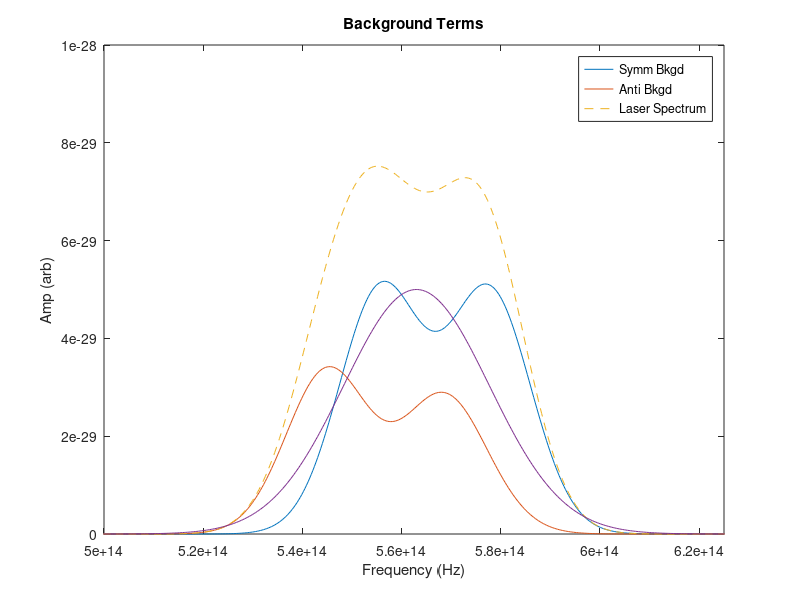
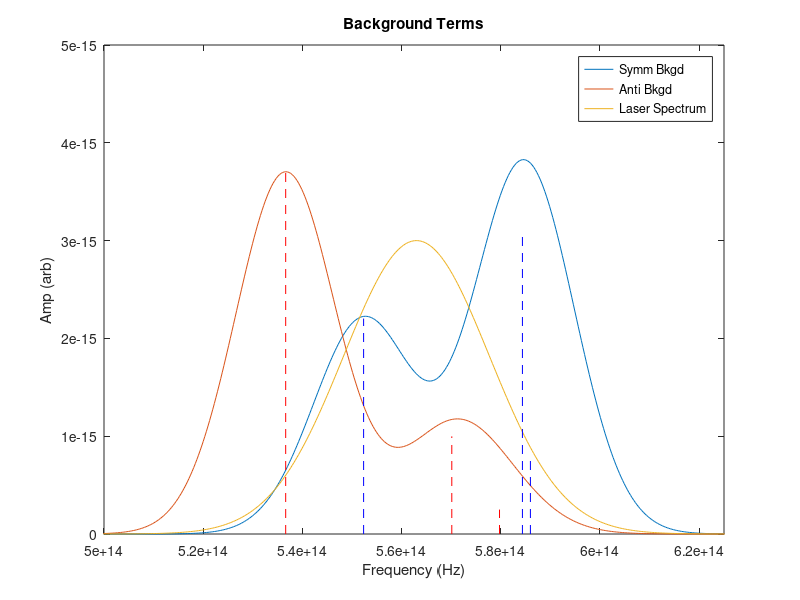

These charts were generated, in order, by the following MATLAB code: (Note: this script raises an error after producing the figures.)
%%
% METHOD 2: start with the spectral dependence, using eqn 1b from Tamimi
% 2020. Simulate the crosspolarized components of the strongly coupled
% dimer as they interact with the rotating broadband field. 

% booleans to control output
showSubplots=0; 
showTotalPlots=1;

% laser spectrum
Ew = @(w,w0,sigma0) (1/(sigma0*sqrt(2*pi)))*exp(-((w-w0).^2)/(2*sigma0^2));

% symmetric states
symm00 = @(w,w00,C00,gamma) C00*(1/(gamma*sqrt(2*pi)))*exp(-((w-w00).^2)/(2*gamma^2)) ; 
symm01a = @(w,w01A,C01A,gamma) C01A*(1/(gamma*sqrt(2*pi)))*exp(-((w-w01A).^2)/(2*gamma^2));
symm01b = @(w,w01B,C01B,gamma) C01B*(1/(gamma*sqrt(2*pi)))*exp(-((w-w01B).^2)/(2*gamma^2));

% antisymmetric states
anti00 = @(w,w00,C00,gamma) C00*(1/(gamma*sqrt(2*pi)))*exp(-((w-w00).^2)/(2*gamma^2));
anti01a = @(w,w01A,C01A,gamma) C01A*(1/(gamma*sqrt(2*pi)))*exp(-((w-w01A).^2)/(2*gamma^2));
anti01b = @(w,w01B,C01B,gamma) C01B*(1/(gamma*sqrt(2*pi)))*exp(-((w-w01B).^2)/(2*gamma^2));

% THESE VALUES REPRESENT A DUPLEX DIMER AT 15DEG C (OBTAINED FROM
% LIN/NONLIN FIT OF THE DATA)
% assign the center frequncies of the lorenztians 
w00a=536.63e12;
w01Aa=570.12e12;
w01Ba=579.74e12;

w00s=552.34e12;
w01As=584.36e12;
w01Bs=585.97e12;

% assign the frequncy widths of the Gaussians (should be in THz)
gammaA=10.07e12;
% gammaAa=10e12;

% assign the peak heights
C00a= 0.0934;
C01Aa= 0.0252;
C01Ba= 0.0063;

C00s= 0.0556;
C01As= 0.0771;
C01Bs= 0.0194;

% this angle will be orientation of the symmetric/anti with respect to the
% vertical axis (V). Given a value of 0 radians will mean the Symm axis is
% lined up perfectly with the vertical polarization component - which in
% this code goes with the cos(deltaAOM/2 -pi/4) term - will need to be
% changed in order to reflect Jones vector formalism... 
phi0symm=0;
phi0anti=0;

% 532nm is the same as 563THz
wLa=563e12;

% wLa=580e12;

% 540 nm is 555e12 Hz
% wLa=555e12;

%  wLa=545e12;

% frequnecies for the reference to use (going to use 560nm = 535Thz) 
% wR=535.34e12;

% 550 nm ref
% wR=545.07e12;

% 532nm ref
% wR=563e12;

% 515nm ref
wR=582.12e12;

% 500nm ref
% wR=599.48e12; 

% 570nm ref
% wR=525.95e12;
% integration time for the lock-in - will use a fairly standard 100ms for
% now
intTime= 100e-3;

% Dephasing constant based on 15deg C duplex dimer measuremtns 
TauDephase=106e-15;

% this is the standard deviation corresponding to a 35nm FWHM (14.7e12 THz)
sigmaL=14.7e12;
% sigmaL=94.7e12;


% sigmaL=24.7e12;

% AO1 and T is going to play the role of the AOM phase, Where AO1 is the
% freq of imparted by the AOM and T is the time within the modulaiton
% cycle. Notably, the t-space for the pulse arrivals and the T-space for
% the AOM cycle are not interdependent at all. This will manifest itself in
% the transform. 
AO1a=1.005e6; 
AO2a=1.0e6;
Ta=0e-4;
Taxis=linspace(0,20e-4,12);

% interpulse delay axis in femtoseconds
t21Axis=linspace(-200e-15,200e-15,201);
% t21Axis=linspace(0e-15,100e-15,12);

% t21Axis=0;
% frequency axis to evaluate the laser and molecular spectra over 
wAxis=linspace(430e12,750e12,1000); % t21Axis=linspace(0,60e-15,5); 

% *****interpulse delay in fs*****
% t21=0e-15;

% symmetric manifold background term (we'll assume along the V axis, so
% assign the cos(A01-AO2) to it - this will need to be altered for other
% configrations of the dimer - might want to implement a proper dot product
% 
% symmBkgd = 2*(cos(((2*pi*(AO1a-AO2a)*Ta)/2) - pi/4)*Ew(wAxis,wLa,sigmaL).*(symm00(wAxis,w00s,C00s,gammaA) + symm01a(wAxis,w01As,C01As,gammaA) + symm01b(wAxis,w01Bs,C01Bs,gammaA))).^2 ;
% symmBkgd =  2*((cos(((2*pi*(AO1a-AO2a)*Ta)/2) - pi/4).*Ew(wAxis,wLa,sigmaL).*symm00(wAxis,w00s,C00s,gammaA)).^2 ...
%             + (cos(((2*pi*(AO1a-AO2a)*Ta)/2) - pi/4).*Ew(wAxis,wLa,sigmaL).*symm01a(wAxis,w01As,C01As,gammaA)).^2 ...
%             + (cos(((2*pi*(AO1a-AO2a)*Ta)/2) - pi/4).*Ew(wAxis,wLa,sigmaL).*symm01b(wAxis,w01Bs,C01Bs,gammaA)).^2) ;
%         
% antiBkgd =  2*((-sin(((2*pi*(AO1a-AO2a)*Ta)/2) - pi/4).*Ew(wAxis,wLa,sigmaL).*anti00(wAxis,w00a,C00a,gammaA)).^2 ...
%             + (-sin(((2*pi*(AO1a-AO2a)*Ta)/2) - pi/4).*Ew(wAxis,wLa,sigmaL).*anti01a(wAxis,w01Aa,C01Aa,gammaA)).^2 ...
%             + (-sin(((2*pi*(AO1a-AO2a)*Ta)/2) - pi/4).*Ew(wAxis,wLa,sigmaL).*anti01b(wAxis,w01Ba,C01Ba,gammaA)).^2) ;

% background signals for demodulation - with the added terms to capture
% equations 3b/a in Tamimi 2020
% symmBkgdDemodX = @(w,tAOM) 2.*cos(2*pi*(AO1a-AO2a)*tAOM - wR*t21).*exp(-tAOM/intTime).*(2/intTime).* (cos(((2*pi*(AO1a-AO2a)*tAOM)/2) - pi/4).*Ew(w,wLa,sigmaL).*(symm00(w,w00s,C00s,gammaA) + symm01a(w,w01As,C01As,gammaA) + symm01b(w,w01Bs,C01Bs,gammaA))).^2 ;
% antiBkgdDemodX =  @(w,tAOM) 2.*cos(2*pi*(AO1a-AO2a)*tAOM - wR*t21).*exp(-tAOM/intTime).*(2/intTime).* (-sin(((2*pi*(AO1a-AO2a)*tAOM)/2) - pi/4).*Ew(w,wLa,sigmaL).*(anti00(w,w00a,C00a,gammaA) + anti01a(w,w01Aa,C01Aa,gammaA) + anti01b(w,w01Ba,C01Ba,gammaA))).^2 ;

% symmBkgdDemodX = @(w,tAOM) 2.*cos(2*pi*(AO1a-AO2a)*tAOM - wR*t21).*exp(-tAOM/intTime).*(2/intTime).* ...
%             ((cos(((2*pi*(AO1a-AO2a)*tAOM)/2) - pi/4).*Ew(w,wLa,sigmaL).*symm00(w,w00s,C00s,gammaA)).^2 ...
%             + (cos(((2*pi*(AO1a-AO2a)*tAOM)/2) - pi/4).*Ew(w,wLa,sigmaL).*symm01a(w,w01As,C01As,gammaA)).^2 ...
%             + (cos(((2*pi*(AO1a-AO2a)*tAOM)/2) - pi/4).*Ew(w,wLa,sigmaL).*symm01b(w,w01Bs,C01Bs,gammaA)).^2) ;
%         
% antiBkgdDemodX =  @(w,tAOM) 2.*cos(2*pi*(AO1a-AO2a)*tAOM - wR*t21).*exp(-tAOM/intTime).*(2/intTime).* ...
%              ((-sin(((2*pi*(AO1a-AO2a)*tAOM)/2) - pi/4).*Ew(w,wLa,sigmaL).*anti00(w,w00a,C00a,gammaA)).^2 ...
%             + (-sin(((2*pi*(AO1a-AO2a)*tAOM)/2) - pi/4).*Ew(w,wLa,sigmaL).*anti01a(w,w01Aa,C01Aa,gammaA)).^2 ...
%             + (-sin(((2*pi*(AO1a-AO2a)*tAOM)/2) - pi/4).*Ew(w,wLa,sigmaL).*anti01b(w,w01Ba,C01Ba,gammaA)).^2) ;
%         
% symmBkgdDemodY = @(w,tAOM) -2.*sin(2*pi*(AO1a-AO2a)*tAOM - wR*t21).*exp(-tAOM/intTime).*(2/intTime).* ...
%             ((cos(((2*pi*(AO1a-AO2a)*tAOM)/2) - pi/4).*Ew(w,wLa,sigmaL).*symm00(w,w00s,C00s,gammaA)).^2 ...
%             + (cos(((2*pi*(AO1a-AO2a)*tAOM)/2) - pi/4).*Ew(w,wLa,sigmaL).*symm01a(w,w01As,C01As,gammaA)).^2 ...
%             + (cos(((2*pi*(AO1a-AO2a)*tAOM)/2) - pi/4).*Ew(w,wLa,sigmaL).*symm01b(w,w01Bs,C01Bs,gammaA)).^2) ;
%         
% antiBkgdDemodY =  @(w,tAOM) -2.*sin(2*pi*(AO1a-AO2a)*tAOM - wR*t21).*exp(-tAOM/intTime).*(2/intTime).* ...
%              ((-sin(((2*pi*(AO1a-AO2a)*tAOM)/2) - pi/4).*Ew(w,wLa,sigmaL).*anti00(w,w00a,C00a,gammaA)).^2 ...
%             + (-sin(((2*pi*(AO1a-AO2a)*tAOM)/2) - pi/4).*Ew(w,wLa,sigmaL).*anti01a(w,w01Aa,C01Aa,gammaA)).^2 ...
%             + (-sin(((2*pi*(AO1a-AO2a)*tAOM)/2) - pi/4).*Ew(w,wLa,sigmaL).*anti01b(w,w01Ba,C01Ba,gammaA)).^2) ;

% symmBkgdDemodY = @(w,tAOM) -2.*sin(2*pi*(AO1a-AO2a)*tAOM - wR*t21).*exp(-tAOM/intTime).*(2/intTime).* (cos(((2*pi*(AO1a-AO2a)*tAOM)/2) - pi/4).*Ew(w,wLa,sigmaL).*(symm00(w,w00s,C00s,gammaA) + symm01a(w,w01As,C01As,gammaA) + symm01b(w,w01Bs,C01Bs,gammaA))).^2 ;
% antiBkgdDemodY =  @(w,tAOM) -2.*sin(2*pi*(AO1a-AO2a)*tAOM - wR*t21).*exp(-tAOM/intTime).*(2/intTime).* (-sin(((2*pi*(AO1a-AO2a)*tAOM)/2) - pi/4).*Ew(w,wLa,sigmaL).*(anti00(w,w00a,C00a,gammaA) + anti01a(w,w01Aa,C01Aa,gammaA) + anti01b(w,w01Ba,C01Ba,gammaA))).^2 ;

figure(1)
plot(wAxis,Ew(wAxis,wLa,sigmaL).*(symm00(wAxis,w00s,C00s,gammaA) + symm01a(wAxis,w01As,C01As,gammaA) + symm01b(wAxis,w01Bs,C01Bs,gammaA)))
hold on
plot(wAxis,Ew(wAxis,wLa,sigmaL).*(anti00(wAxis,w00a,C00a,gammaA) + anti01a(wAxis,w01Aa,C01Aa,gammaA) + anti01b(wAxis,w01Ba,C01Ba,gammaA)))
plot(wAxis,Ew(wAxis,wLa,sigmaL).*(anti00(wAxis,w00a,C00a,gammaA) + anti01a(wAxis,w01Aa,C01Aa,gammaA) + anti01b(wAxis,w01Ba,C01Ba,gammaA) +...
    symm00(wAxis,w00s,C00s,gammaA) + symm01a(wAxis,w01As,C01As,gammaA) + symm01b(wAxis,w01Bs,C01Bs,gammaA)),'--');
plot(wAxis,10e-29*Ew(wAxis,wLa,sigmaL)./(2*max(Ew(wAxis,wLa,sigmaL))));
title('Background Terms');
xlabel('Frequency (Hz)'); 
xlim([500e12,625e12]); 
ylabel('Amp (arb)');
legend('Symm Bkgd','Anti Bkgd','Laser Spectrum'); 
hold off

figure(5)
plot(wAxis,(symm00(wAxis,w00s,C00s,gammaA) + symm01a(wAxis,w01As,C01As,gammaA) + symm01b(wAxis,w01Bs,C01Bs,gammaA)))
hold on
plot(wAxis,(anti00(wAxis,w00a,C00a,gammaA) + anti01a(wAxis,w01Aa,C01Aa,gammaA) + anti01b(wAxis,w01Ba,C01Ba,gammaA)))
plot(wAxis,6e-15*Ew(wAxis,wLa,sigmaL)./(2*max(Ew(wAxis,wLa,sigmaL))));
plot([w00s w00s],[0 max(symm00(wAxis,w00s,C00s,gammaA))],'--b', ...
    [w01As w01As],[0 max(symm01a(wAxis,w01As,C01As,gammaA))],'--b', ...
    [w01Bs w01Bs],[0 max(symm01b(wAxis,w01Bs,C01Bs,gammaA))], '--b',...
    [w00a w00a],[0 max(anti00(wAxis,w00a,C00a,gammaA))],'--r', ... 
    [w01Aa w01Aa],[0 max(anti01a(wAxis,w01Aa,C01Aa,gammaA))],'--r', ... 
    [w01Ba w01Ba],[0 max(anti01b(wAxis,w01Ba,C01Ba,gammaA))],'--r'); 
title('Background Terms');
xlabel('Frequency (Hz)'); 
xlim([500e12,625e12]); 
ylabel('Amp (arb)');
legend('Symm Bkgd','Anti Bkgd','Laser Spectrum'); 
hold off

% symmetric and antisymmetric modulated terms 
% symmMod = 2*exp(-t21/TauDephase)*(cos(((2*pi*(AO1a-AO2a)*Ta)/2) - pi/4)*Ew(wAxis,wLa,sigmaL).* ...
%    (symm00(wAxis,w00s,C00s,gammaA)*cos(2*pi*(AO1a-AO2a)*Ta - t21*w00s) + ...
%     symm01a(wAxis,w01As,C01As,gammaA)*cos(2*pi*(AO1a-AO2a)*Ta - t21*w01As) + ...
%     symm01b(wAxis,w01Bs,C01Bs,gammaA)*cos(2*pi*(AO1a-AO2a)*Ta - t21*w01Bs))).^2 ;
% 
% symmMod = 2*exp(-t21/TauDephase).*( ...
%    (cos(((2*pi*(AO1a-AO2a)*Ta)/2) - pi/4).*Ew(wAxis,wLa,sigmaL).*symm00(wAxis,w00s,C00s,gammaA)).^2 .* cos(2*pi*(AO1a-AO2a)*Ta - t21*w00s) + ...
%     (cos(((2*pi*(AO1a-AO2a)*Ta)/2) - pi/4).*Ew(wAxis,wLa,sigmaL).*symm01a(wAxis,w01As,C01As,gammaA)).^2 .* cos(2*pi*(AO1a-AO2a)*Ta - t21*w01As) + ...
%     (cos(((2*pi*(AO1a-AO2a)*Ta)/2) - pi/4).*Ew(wAxis,wLa,sigmaL).*symm01b(wAxis,w01Bs,C01Bs,gammaA)).^2 .* cos(2*pi*(AO1a-AO2a)*Ta - t21*w01Bs) ) ;


% antiMod = 2*exp(-t21/TauDephase)*(-sin(((2*pi*(AO1a-AO2a)*Ta)/2) - pi/4)*Ew(wAxis,wLa,sigmaL).* ...
%     (anti00(wAxis,w00a,C00a,gammaA)*cos(2*pi*(AO1a-AO2a)*Ta - t21*w00a) + ...
%     anti01a(wAxis,w01Aa,C01Aa,gammaA)*cos(2*pi*(AO1a-AO2a)*Ta - t21*w01Aa) + ...
%     anti01b(wAxis,w01Ba,C01Ba,gammaA)*cos(2*pi*(AO1a-AO2a)*Ta - t21*w01Ba))).^2 ;

% antiMod = 2*exp(-t21/TauDephase).*( ...
%    (-sin(((2*pi*(AO1a-AO2a)*Ta)/2) - pi/4).*Ew(wAxis,wLa,sigmaL).*anti00(wAxis,w00a,C00a,gammaA)).^2 * cos(2*pi*(AO1a-AO2a)*Ta - t21*w00a) + ...
%     (-sin(((2*pi*(AO1a-AO2a)*Ta)/2) - pi/4).*Ew(wAxis,wLa,sigmaL).*anti01a(wAxis,w01Aa,C01Aa,gammaA)).^2 * cos(2*pi*(AO1a-AO2a)*Ta - t21*w01Aa) + ...
%     (-sin(((2*pi*(AO1a-AO2a)*Ta)/2) - pi/4).*Ew(wAxis,wLa,sigmaL).*anti01b(wAxis,w01Ba,C01Ba,gammaA)).^2 * cos(2*pi*(AO1a-AO2a)*Ta - t21*w01Ba)) ;

% same terms as above, but configured for integration to get the
% demodulated signals below 
% symmetric and antisymmetric modulated terms 

% testFunc= @(w,tAOM) C00s*(1/(gammaA*sqrt(2*pi)))*exp(-((w-w00s).^2)/(2*gammaA^2)).*(cos(2*pi*(AO1a-AO2a)*tAOM - t21*w00s)).*exp(-tAOM/intTime); 
% testFunc2= @(w) C00s*(1/(gammaA*sqrt(2*pi)))*exp(-((w-w00s).^2)/(2*gammaA^2)); 
% 
% symmModX = @(w,tAOM) 2.*exp(-t21/TauDephase).*cos(2*pi*(AO1a-AO2a)*tAOM - wR*t21).*exp(-tAOM/intTime).*(2/intTime).* ...
%     (cos(((2*pi*(AO1a-AO2a)*tAOM)/2) - pi/4).*Ew(w,wLa,sigmaL).* ...
%    (symm00(w,w00s,C00s,gammaA).*cos(2*pi*(AO1a-AO2a)*tAOM - t21*w00s) + ...
%     symm01a(w,w01As,C01As,gammaA).*cos(2*pi*(AO1a-AO2a)*tAOM - t21*w01As) + ...
%     symm01b(w,w01Bs,C01Bs,gammaA).*cos(2*pi*(AO1a-AO2a)*tAOM - t21*w01Bs))).^2 ;

% symmModX = @(w,tAOM) 2.*exp(-abs(t21)/TauDephase).*cos(2*pi*(AO1a-AO2a)*tAOM - wR*t21).*exp(-tAOM/intTime).*(2/intTime).*( ...
%     (cos(((2*pi*(AO1a-AO2a)*tAOM)/2) - pi/4).*Ew(w,wLa,sigmaL).*symm00(w,w00s,C00s,gammaA)).^2 .* cos(2*pi*(AO1a-AO2a)*tAOM - t21*w00s) + ...
%     (cos(((2*pi*(AO1a-AO2a)*tAOM)/2) - pi/4).*Ew(w,wLa,sigmaL).*symm01a(w,w01As,C01As,gammaA)).^2 .* cos(2*pi*(AO1a-AO2a)*tAOM - t21*w01As) + ...
%     (cos(((2*pi*(AO1a-AO2a)*tAOM)/2) - pi/4).*Ew(w,wLa,sigmaL).*symm01b(w,w01Bs,C01Bs,gammaA)).^2 .* cos(2*pi*(AO1a-AO2a)*tAOM - t21*w01Bs) ) ;
% 
% antiModX = @(w,tAOM) 2.*exp(-abs(t21)/TauDephase).*cos(2*pi*(AO1a-AO2a)*tAOM - wR*t21).*exp(-tAOM/intTime).*(2/intTime).*( ...
%     (-sin(((2*pi*(AO1a-AO2a)*tAOM)/2) - pi/4).*Ew(w,wLa,sigmaL).*anti00(w,w00a,C00a,gammaA)).^2 .* cos(2*pi*(AO1a-AO2a)*tAOM - t21*w00a) + ...
%     (-sin(((2*pi*(AO1a-AO2a)*tAOM)/2) - pi/4).*Ew(w,wLa,sigmaL).*anti01a(w,w01Aa,C01Aa,gammaA)).^2 .* cos(2*pi*(AO1a-AO2a)*tAOM - t21*w01Aa) + ...
%     (-sin(((2*pi*(AO1a-AO2a)*tAOM)/2) - pi/4).*Ew(w,wLa,sigmaL).*anti01b(w,w01Ba,C01Ba,gammaA)).^2 .* cos(2*pi*(AO1a-AO2a)*tAOM - t21*w01Ba) ) ;

% same but for the Yquad (note the minus out front to handle this case)
% symmModY = @(w,tAOM) -2.*exp(-t21/TauDephase).*sin(2*pi*(AO1a-AO2a)*tAOM - wR*t21).*exp(-tAOM/intTime).*(2/intTime).* ...
%     (cos(((2*pi*(AO1a-AO2a)*tAOM)/2) - pi/4).*Ew(w,wLa,sigmaL).* ...
%    (symm00(w,w00s,C00s,gammaA).*cos(2*pi*(AO1a-AO2a)*tAOM - t21*w00s) + ...
%     symm01a(w,w01As,C01As,gammaA).*cos(2*pi*(AO1a-AO2a)*tAOM - t21*w01As) + ...
%     symm01b(w,w01Bs,C01Bs,gammaA).*cos(2*pi*(AO1a-AO2a)*tAOM - t21*w01Bs))).^2 ;
% 
% antiModY = @(w,tAOM) -2.*exp(-t21/TauDephase).*sin(2*pi*(AO1a-AO2a)*tAOM - wR*t21).*exp(-tAOM/intTime).*(2/intTime).* ...
%     (-sin(((2*pi*(AO1a-AO2a)*tAOM)/2) - pi/4).*Ew(w,wLa,sigmaL).* ...
%     (anti00(w,w00a,C00a,gammaA).*cos(2*pi*(AO1a-AO2a)*tAOM - t21*w00a) + ...
%     anti01a(w,w01Aa,C01Aa,gammaA).*cos(2*pi*(AO1a-AO2a)*tAOM - t21*w01Aa) + ...
%     anti01b(w,w01Ba,C01Ba,gammaA).*cos(2*pi*(AO1a-AO2a)*tAOM - t21*w01Ba))).^2 ;


% symmModY = @(w,tAOM) -2.*exp(-abs(t21)/TauDephase).*sin(2*pi*(AO1a-AO2a)*tAOM - wR*t21).*exp(-tAOM/intTime).*(2/intTime).*( ...
%     (cos(((2*pi*(AO1a-AO2a)*tAOM)/2) - pi/4).*Ew(w,wLa,sigmaL).*symm00(w,w00s,C00s,gammaA)).^2 .* cos(2*pi*(AO1a-AO2a)*tAOM - t21*w00s) + ...
%     (cos(((2*pi*(AO1a-AO2a)*tAOM)/2) - pi/4).*Ew(w,wLa,sigmaL).*symm01a(w,w01As,C01As,gammaA)).^2 .* cos(2*pi*(AO1a-AO2a)*tAOM - t21*w01As) + ...
%     (cos(((2*pi*(AO1a-AO2a)*tAOM)/2) - pi/4).*Ew(w,wLa,sigmaL).*symm01b(w,w01Bs,C01Bs,gammaA)).^2 .* cos(2*pi*(AO1a-AO2a)*tAOM - t21*w01Bs) ) ;
% 
% antiModY = @(w,tAOM) -2.*exp(-abs(t21)/TauDephase).*sin(2*pi*(AO1a-AO2a)*tAOM - wR*t21).*exp(-tAOM/intTime).*(2/intTime).*( ...
%     (-sin(((2*pi*(AO1a-AO2a)*tAOM)/2) - pi/4).*Ew(w,wLa,sigmaL).*anti00(w,w00a,C00a,gammaA)).^2 .* cos(2*pi*(AO1a-AO2a)*tAOM - t21*w00a) + ...
%     (-sin(((2*pi*(AO1a-AO2a)*tAOM)/2) - pi/4).*Ew(w,wLa,sigmaL).*anti01a(w,w01Aa,C01Aa,gammaA)).^2 .* cos(2*pi*(AO1a-AO2a)*tAOM - t21*w01Aa) + ...
%     (-sin(((2*pi*(AO1a-AO2a)*tAOM)/2) - pi/4).*Ew(w,wLa,sigmaL).*anti01b(w,w01Ba,C01Ba,gammaA)).^2 .* cos(2*pi*(AO1a-AO2a)*tAOM - t21*w01Ba) ) ;

% quick test of the integration for the demod signals
% LESSON LEARNED FROM THESE INTEGRALS - IF THE BOUNDS ON THE FREQUNCY AXIS
% ARE ALLOWED TO GO 0 -> INF THERE IS ZERO AREA RETURNED (DOESNT MAKE
% SENSE) - WHEN THE BOUNDS ARE RESTRICTED TO A VERY WIDE RANGE ENCOMPASSING
% THE LASER BANDWIDTH THE VALUE IS NONZERO

% two dimensional integrals to sum up frequncy (over the lasers
% bandwidth-plus some) and then integrate over the clock time of the AOMs
% (same as equation 3a/b of Tamimi 2020)
% symmInfX = (integral2(symmModX,100e12,1000e12,0,inf));
% antiInfX = (integral2(antiModX,100e12,1000e12,0,inf));
% 
% symmBkgdX = (integral2(symmBkgdDemodX,100e12,1000e12,0,inf));
% antiBkgdX = (integral2(antiBkgdDemodX,100e12,1000e12,0,inf));

% testX = (integral2(symmDemodX,0,inf,0,inf,'AbsTol',1e-200,'RelTol',1e-200));
% testOut2=(integral(testFunc2,0,1000e12));

% figure(2)
% plot(wAxis,symmMod./(max(symmMod)))
% hold on
% plot(wAxis,antiMod./(max(antiMod)))
% plot(wAxis,Ew(wAxis,wLa,sigmaL)./(2*max(Ew(wAxis,wLa,sigmaL))));
% title('Modulated Terms');
% xlabel('Frequency (Hz)'); 
% ylabel('Amp (arb)');
% legend('Symm Mod','Anti Mod','Laser Spectrum'); 
% hold off

numPlots=length(t21Axis);
    DimRow= floor(sqrt(numPlots)); 
    DimCol= floor(sqrt(numPlots)); 
    
    if ((DimRow*DimCol)< numPlots)
        DimRow=DimRow+1;
        if(DimRow*DimCol)< numPlots
            DimCol=DimCol+1; 
        end
    end
    
symmInfXquadNRAlt=zeros(1,numel(t21Axis));
symmInfYquadNRAlt=zeros(1,numel(t21Axis));

%  with polz rotation   
symmInfXquad=zeros(1,numel(t21Axis));
antiInfXquad=zeros(1,numel(t21Axis));
symmBkgdXquad=zeros(1,numel(t21Axis));
antiBkgdXquad=zeros(1,numel(t21Axis));

symmInfYquad=zeros(1,numel(t21Axis));
antiInfYquad=zeros(1,numel(t21Axis));
symmBkgdYquad=zeros(1,numel(t21Axis));
antiBkgdYquad=zeros(1,numel(t21Axis));

% no polz rotation terms
symmInfXquadNR=zeros(1,numel(t21Axis));
antiInfXquadNR=zeros(1,numel(t21Axis));
symmBkgdXquadNR=zeros(1,numel(t21Axis));
antiBkgdXquadNR=zeros(1,numel(t21Axis));

symmInfYquadNR=zeros(1,numel(t21Axis));
antiInfYquadNR=zeros(1,numel(t21Axis));
symmBkgdYquadNR=zeros(1,numel(t21Axis));
antiBkgdYquadNR=zeros(1,numel(t21Axis));

% with polz rotation
symmModAmp=zeros(numel(t21Axis),numel(Taxis));
antiModAmp=zeros(numel(t21Axis),numel(Taxis));

symmBkgdAmp=zeros(numel(t21Axis),numel(Taxis));
antiBkgdAmp=zeros(numel(t21Axis),numel(Taxis));

symmTotAmp=zeros(numel(t21Axis),numel(Taxis));
antiTotAmp=zeros(numel(t21Axis),numel(Taxis));

% arrays to hodl the value under no polarization rotation
symmModAmpNR=zeros(numel(t21Axis),numel(Taxis));
antiModAmpNR=zeros(numel(t21Axis),numel(Taxis));

symmBkgdAmpNR=zeros(numel(t21Axis),numel(Taxis));
antiBkgdAmpNR=zeros(numel(t21Axis),numel(Taxis));

symmTotAmpNR=zeros(numel(t21Axis),numel(Taxis));
antiTotAmpNR=zeros(numel(t21Axis),numel(Taxis));

for m=1:numel(t21Axis)
%     interference terms with polz rotation 

% 8-18-2021: eliminated the minus signs from the Y-quad terms (both for inf
% and bkgd) since it didnt make sense for the background magnitude ot be
% negative 
symmModX = @(w,tAOM) 2.*exp(-abs(t21Axis(m))/TauDephase).*( ...
    ((cos(((2*pi*(AO1a-AO2a)*tAOM)/2) - pi/4).*Ew(w,wLa,sigmaL).*symm00(w,w00s,C00s,gammaA)).^2 ).* cos(t21Axis(m)*(w00s-wR)) + ...
    ((cos(((2*pi*(AO1a-AO2a)*tAOM)/2) - pi/4).*Ew(w,wLa,sigmaL).*symm01a(w,w01As,C01As,gammaA)).^2) .* cos(t21Axis(m)*(w01As-wR)) + ...
    ((cos(((2*pi*(AO1a-AO2a)*tAOM)/2) - pi/4).*Ew(w,wLa,sigmaL).*symm01b(w,w01Bs,C01Bs,gammaA)).^2) .* cos(t21Axis(m)*(w01Bs-wR)) ) ;

% symmModX = @(w,tAOM) 2.*exp(-abs(t21Axis(m))/TauDephase).*( ...
%     ((cos(((2*pi*(AO1a-AO2a)*tAOM)/2) - pi/4).*Ew(w,wLa,sigmaL)).^2).*(symm00(w,w00s,C00s,gammaA).^2) .* cos(t21Axis(m)*(w00s-wR)) + ...
%     ((cos(((2*pi*(AO1a-AO2a)*tAOM)/2) - pi/4).*Ew(w,wLa,sigmaL)).^2).*(symm01a(w,w01As,C01As,gammaA).^2) .* cos(t21Axis(m)*(w01As-wR)) + ...
%     ((cos(((2*pi*(AO1a-AO2a)*tAOM)/2) - pi/4).*Ew(w,wLa,sigmaL)).^2).*(symm01b(w,w01Bs,C01Bs,gammaA).^2) .* cos(t21Axis(m)*(w01Bs-wR)) ) ;

symmModY = @(w,tAOM) 2.*exp(-abs(t21Axis(m))/TauDephase).*( ...
    ((cos(((2*pi*(AO1a-AO2a)*tAOM)/2) - pi/4).*Ew(w,wLa,sigmaL).*symm00(w,w00s,C00s,gammaA)).^2) .* sin(t21Axis(m)*(w00s-wR)) + ...
    ((cos(((2*pi*(AO1a-AO2a)*tAOM)/2) - pi/4).*Ew(w,wLa,sigmaL).*symm01a(w,w01As,C01As,gammaA)).^2) .* sin(t21Axis(m)*(w01As-wR)) + ...
    ((cos(((2*pi*(AO1a-AO2a)*tAOM)/2) - pi/4).*Ew(w,wLa,sigmaL).*symm01b(w,w01Bs,C01Bs,gammaA)).^2) .* sin(t21Axis(m)*(w01Bs-wR)) ) ;


antiModX = @(w,tAOM) 2.*exp(-abs(t21Axis(m))/TauDephase).*( ...
    ((-sin(((2*pi*(AO1a-AO2a)*tAOM)/2) - pi/4).*Ew(w,wLa,sigmaL).*anti00(w,w00a,C00a,gammaA)).^2) .* cos(t21Axis(m)*(w00a-wR)) + ...
    ((-sin(((2*pi*(AO1a-AO2a)*tAOM)/2) - pi/4).*Ew(w,wLa,sigmaL).*anti01a(w,w01Aa,C01Aa,gammaA)).^2) .* cos(t21Axis(m)*(w01Aa-wR)) + ...
    ((-sin(((2*pi*(AO1a-AO2a)*tAOM)/2) - pi/4).*Ew(w,wLa,sigmaL).*anti01b(w,w01Ba,C01Ba,gammaA)).^2) .* cos(t21Axis(m)*(w01Ba-wR)) ) ;


antiModY = @(w,tAOM) 2.*exp(-abs(t21Axis(m))/TauDephase).*( ...
    ((-sin(((2*pi*(AO1a-AO2a)*tAOM)/2) - pi/4).*Ew(w,wLa,sigmaL).*anti00(w,w00a,C00a,gammaA)).^2) .* sin(t21Axis(m)*(w00a-wR)) + ...
    ((-sin(((2*pi*(AO1a-AO2a)*tAOM)/2) - pi/4).*Ew(w,wLa,sigmaL).*anti01a(w,w01Aa,C01Aa,gammaA)).^2) .* sin(t21Axis(m)*(w01Aa-wR)) + ...
    ((-sin(((2*pi*(AO1a-AO2a)*tAOM)/2) - pi/4).*Ew(w,wLa,sigmaL).*anti01b(w,w01Ba,C01Ba,gammaA)).^2) .* sin(t21Axis(m)*(w01Ba-wR)) ) ;

%     interference terms WITHOUT polz rotation 
symmModXNR = @(w,tAOM) 2.*exp(-abs(t21Axis(m))/TauDephase).*( ...
    ((Ew(w,wLa,sigmaL).*symm00(w,w00s,C00s,gammaA)).^2) .* cos(t21Axis(m)*(w00s-wR)) + ...
    ((Ew(w,wLa,sigmaL).*symm01a(w,w01As,C01As,gammaA)).^2) .* cos(t21Axis(m)*(w01As-wR)) + ...
    ((Ew(w,wLa,sigmaL).*symm01b(w,w01Bs,C01Bs,gammaA)).^2) .* cos(t21Axis(m)*(w01Bs-wR)) ) ;

antiModXNR = @(w,tAOM) 2.*exp(-abs(t21Axis(m))/TauDephase).*( ...
    ((Ew(w,wLa,sigmaL).*anti00(w,w00a,C00a,gammaA)).^2) .* cos(t21Axis(m)*(w00a-wR)) + ...
    ((Ew(w,wLa,sigmaL).*anti01a(w,w01Aa,C01Aa,gammaA)).^2) .* cos(t21Axis(m)*(w01Aa-wR)) + ...
    ((Ew(w,wLa,sigmaL).*anti01b(w,w01Ba,C01Ba,gammaA)).^2) .* cos(t21Axis(m)*(w01Ba-wR)) ) ;

symmModYNR = @(w,tAOM) 2.*exp(-abs(t21Axis(m))/TauDephase).*( ...
    ((Ew(w,wLa,sigmaL).*symm00(w,w00s,C00s,gammaA)).^2) .* sin(t21Axis(m)*(w00s-wR)) + ...
    ((Ew(w,wLa,sigmaL).*symm01a(w,w01As,C01As,gammaA)).^2) .* sin(t21Axis(m)*(w01As-wR)) + ...
    ((Ew(w,wLa,sigmaL).*symm01b(w,w01Bs,C01Bs,gammaA)).^2) .* sin(t21Axis(m)*(w01Bs-wR)) ) ;

antiModYNR = @(w,tAOM) 2.*exp(-abs(t21Axis(m))/TauDephase).*( ...
    ((Ew(w,wLa,sigmaL).*anti00(w,w00a,C00a,gammaA)).^2) .* sin(t21Axis(m)*(w00a-wR)) + ...
    ((Ew(w,wLa,sigmaL).*anti01a(w,w01Aa,C01Aa,gammaA)).^2) .* sin(t21Axis(m)*(w01Aa-wR)) + ...
    ((Ew(w,wLa,sigmaL).*anti01b(w,w01Ba,C01Ba,gammaA)).^2) .* sin(t21Axis(m)*(w01Ba-wR)) ) ;


%     background terms - 8/17/21 : going to include a sin(phi0) and
%     cos(phi0) for molecualr orientation in both the Y and X quads
%     respectively upon advice from Andy 
symmBkgdDemodX = @(w,tAOM) 2.*cos(phi0symm).* ...
            ((cos(((2*pi*(AO1a-AO2a)*tAOM)/2) - pi/4).*Ew(w,wLa,sigmaL).*symm00(w,w00s,C00s,gammaA)).^2 ...
            + (cos(((2*pi*(AO1a-AO2a)*tAOM)/2) - pi/4).*Ew(w,wLa,sigmaL).*symm01a(w,w01As,C01As,gammaA)).^2 ...
            + (cos(((2*pi*(AO1a-AO2a)*tAOM)/2) - pi/4).*Ew(w,wLa,sigmaL).*symm01b(w,w01Bs,C01Bs,gammaA)).^2) ;
        
antiBkgdDemodX =  @(w,tAOM) 2.*cos(phi0anti).* ...
             ((-sin(((2*pi*(AO1a-AO2a)*tAOM)/2) - pi/4).*Ew(w,wLa,sigmaL).*anti00(w,w00a,C00a,gammaA)).^2 ...
            + (-sin(((2*pi*(AO1a-AO2a)*tAOM)/2) - pi/4).*Ew(w,wLa,sigmaL).*anti01a(w,w01Aa,C01Aa,gammaA)).^2 ...
            + (-sin(((2*pi*(AO1a-AO2a)*tAOM)/2) - pi/4).*Ew(w,wLa,sigmaL).*anti01b(w,w01Ba,C01Ba,gammaA)).^2) ;
        
symmBkgdDemodY = @(w,tAOM) 2.*sin(phi0symm).* ...
            ((cos(((2*pi*(AO1a-AO2a)*tAOM)/2) - pi/4).*Ew(w,wLa,sigmaL).*symm00(w,w00s,C00s,gammaA)).^2 ...
            + (cos(((2*pi*(AO1a-AO2a)*tAOM)/2) - pi/4).*Ew(w,wLa,sigmaL).*symm01a(w,w01As,C01As,gammaA)).^2 ...
            + (cos(((2*pi*(AO1a-AO2a)*tAOM)/2) - pi/4).*Ew(w,wLa,sigmaL).*symm01b(w,w01Bs,C01Bs,gammaA)).^2) ;
        
antiBkgdDemodY =  @(w,tAOM) 2.*sin(phi0anti).* ...
             ((-sin(((2*pi*(AO1a-AO2a)*tAOM)/2) - pi/4).*Ew(w,wLa,sigmaL).*anti00(w,w00a,C00a,gammaA)).^2 ...
            + (-sin(((2*pi*(AO1a-AO2a)*tAOM)/2) - pi/4).*Ew(w,wLa,sigmaL).*anti01a(w,w01Aa,C01Aa,gammaA)).^2 ...
            + (-sin(((2*pi*(AO1a-AO2a)*tAOM)/2) - pi/4).*Ew(w,wLa,sigmaL).*anti01b(w,w01Ba,C01Ba,gammaA)).^2) ;
        
        %     background terms WITHOUT  polz rotation - these should not
        %     appear in the demodulation, but will carry it through for now
symmBkgdDemodXNR = @(w,tAOM) 2.* ...
            ((Ew(w,wLa,sigmaL).*symm00(w,w00s,C00s,gammaA)).^2 ...
            + (Ew(w,wLa,sigmaL).*symm01a(w,w01As,C01As,gammaA)).^2 ...
            + (Ew(w,wLa,sigmaL).*symm01b(w,w01Bs,C01Bs,gammaA)).^2) ;
        
antiBkgdDemodXNR =  @(w,tAOM) 2.* ...
             ((Ew(w,wLa,sigmaL).*anti00(w,w00a,C00a,gammaA)).^2 ...
            + (Ew(w,wLa,sigmaL).*anti01a(w,w01Aa,C01Aa,gammaA)).^2 ...
            + (Ew(w,wLa,sigmaL).*anti01b(w,w01Ba,C01Ba,gammaA)).^2) ;
        
symmBkgdDemodYNR = @(w,tAOM) 2.* ...
            ((Ew(w,wLa,sigmaL).*symm00(w,w00s,C00s,gammaA)).^2 ...
            + (Ew(w,wLa,sigmaL).*symm01a(w,w01As,C01As,gammaA)).^2 ...
            + (Ew(w,wLa,sigmaL).*symm01b(w,w01Bs,C01Bs,gammaA)).^2) ;
        
antiBkgdDemodYNR =  @(w,tAOM) 2.* ...
             ((Ew(w,wLa,sigmaL).*anti00(w,w00a,C00a,gammaA)).^2 ...
            + (Ew(w,wLa,sigmaL).*anti01a(w,w01Aa,C01Aa,gammaA)).^2 ...
            + (Ew(w,wLa,sigmaL).*anti01b(w,w01Ba,C01Ba,gammaA)).^2) ;
        
% % with rotation
% symmInfXquadAlt(m)= (integral2(symmModXalt,100e12,1000e12,0,inf));
% symmInfYquadNRAlt(m)= sum(symmModYNR(wAxis,Taxis)); 
% symmInfXquadNRAlt(m)= sum(symmModXNR(wAxis,Taxis)); 


% SUM THE ABOVE FUNCTIONS ARE 1 VALUE OF T21 OVER THE AOM CYCLE AND
% RELEVANT FREQUENCIES 
% NOTE: the use of integral2() may be problematic to acheive this sum. IT
% is much faster than the discrete sum() but has shown differences in peak
% position upon FFT compared to sum(). 
symmInfXquad(m)= (integral2(symmModX,400e12,800e12,0,inf));
% symmInfXquad(m)= (integral2(symmModX,0,inf,100e12,1000e12));
antiInfXquad(m)= (integral2(antiModX,100e12,1000e12,0,inf));
symmBkgdXquad(m)= (integral2(symmBkgdDemodX,100e12,1000e12,0,inf));
antiBkgdXquad(m)= (integral2(antiBkgdDemodX,100e12,1000e12,0,inf));

symmInfYquad(m)=(integral2(symmModY,100e12,1000e12,0,inf));
antiInfYquad(m)=(integral2(antiModY,100e12,1000e12,0,inf));
symmBkgdYquad(m)=(integral2(symmBkgdDemodY,100e12,1000e12,0,inf));
antiBkgdYquad(m)=(integral2(antiBkgdDemodY,100e12,1000e12,0,inf));

% without rotation
symmInfXquadNR(m)= (integral2(symmModXNR,100e12,1000e12,0,inf));
antiInfXquadNR(m)= (integral2(antiModXNR,100e12,1000e12,0,inf));
symmBkgdXquadNR(m)= (integral2(symmBkgdDemodXNR,100e12,1000e12,0,inf));
antiBkgdXquadNR(m)= (integral2(antiBkgdDemodXNR,100e12,1000e12,0,inf));

symmInfYquadNR(m)=(integral2(symmModYNR,100e12,1000e12,0,inf));
antiInfYquadNR(m)=(integral2(antiModYNR,100e12,1000e12,0,inf));
symmBkgdYquadNR(m)=(integral2(symmBkgdDemodYNR,100e12,1000e12,0,inf));
antiBkgdYquadNR(m)=(integral2(antiBkgdDemodYNR,100e12,1000e12,0,inf));

for j=1:numel(Taxis)
    % symmetric manifold background term (we'll assume along the V axis, so
    % assign the cos(A01-AO2) to it and the sin() to the H axis
    symmBkgd =  2*((cos(((2*pi*(AO1a-AO2a)*Taxis(j))/2) - pi/4).*Ew(wAxis,wLa,sigmaL).*symm00(wAxis,w00s,C00s,gammaA)).^2 ...
            + (cos(((2*pi*(AO1a-AO2a)*Taxis(j))/2) - pi/4).*Ew(wAxis,wLa,sigmaL).*symm01a(wAxis,w01As,C01As,gammaA)).^2 ...
            + (cos(((2*pi*(AO1a-AO2a)*Taxis(j))/2) - pi/4).*Ew(wAxis,wLa,sigmaL).*symm01b(wAxis,w01Bs,C01Bs,gammaA)).^2) ;
        
    antiBkgd =  2*((-sin(((2*pi*(AO1a-AO2a)*Taxis(j))/2) - pi/4).*Ew(wAxis,wLa,sigmaL).*anti00(wAxis,w00a,C00a,gammaA)).^2 ...
            + (-sin(((2*pi*(AO1a-AO2a)*Taxis(j))/2) - pi/4).*Ew(wAxis,wLa,sigmaL).*anti01a(wAxis,w01Aa,C01Aa,gammaA)).^2 ...
            + (-sin(((2*pi*(AO1a-AO2a)*Taxis(j))/2) - pi/4).*Ew(wAxis,wLa,sigmaL).*anti01b(wAxis,w01Ba,C01Ba,gammaA)).^2) ;
        
    symmBkgdNR =  2*((Ew(wAxis,wLa,sigmaL).*symm00(wAxis,w00s,C00s,gammaA)).^2 ...
            + (Ew(wAxis,wLa,sigmaL).*symm01a(wAxis,w01As,C01As,gammaA)).^2 ...
            + (Ew(wAxis,wLa,sigmaL).*symm01b(wAxis,w01Bs,C01Bs,gammaA)).^2) ;
        
    antiBkgdNR =  2*((Ew(wAxis,wLa,sigmaL).*anti00(wAxis,w00a,C00a,gammaA)).^2 ...
            + (Ew(wAxis,wLa,sigmaL).*anti01a(wAxis,w01Aa,C01Aa,gammaA)).^2 ...
            + (Ew(wAxis,wLa,sigmaL).*anti01b(wAxis,w01Ba,C01Ba,gammaA)).^2) ;

    % symmetric and antisymmetric modulated terms 
   symmMod = 2*exp(-abs(t21Axis(m))/TauDephase).*( ...
   (cos(((2*pi*(AO1a-AO2a)*Taxis(j))/2) - pi/4).*Ew(wAxis,wLa,sigmaL).*symm00(wAxis,w00s,C00s,gammaA)).^2 .* cos(2*pi*(AO1a-AO2a)*Taxis(j) - t21Axis(m)*w00s) + ...
    (cos(((2*pi*(AO1a-AO2a)*Taxis(j))/2) - pi/4).*Ew(wAxis,wLa,sigmaL).*symm01a(wAxis,w01As,C01As,gammaA)).^2 .* cos(2*pi*(AO1a-AO2a)*Taxis(j) - t21Axis(m)*w01As) + ...
    (cos(((2*pi*(AO1a-AO2a)*Taxis(j))/2) - pi/4).*Ew(wAxis,wLa,sigmaL).*symm01b(wAxis,w01Bs,C01Bs,gammaA)).^2 .* cos(2*pi*(AO1a-AO2a)*Taxis(j) - t21Axis(m)*w01Bs) ) ;


  antiMod = 2*exp(-abs(t21Axis(m))/TauDephase).*( ...
   (-sin(((2*pi*(AO1a-AO2a)*Taxis(j))/2) - pi/4).*Ew(wAxis,wLa,sigmaL).*anti00(wAxis,w00a,C00a,gammaA)).^2 * cos(2*pi*(AO1a-AO2a)*Taxis(j) - t21Axis(m)*w00a) + ...
    (-sin(((2*pi*(AO1a-AO2a)*Taxis(j))/2) - pi/4).*Ew(wAxis,wLa,sigmaL).*anti01a(wAxis,w01Aa,C01Aa,gammaA)).^2 * cos(2*pi*(AO1a-AO2a)*Taxis(j) - t21Axis(m)*w01Aa) + ...
    (-sin(((2*pi*(AO1a-AO2a)*Taxis(j))/2) - pi/4).*Ew(wAxis,wLa,sigmaL).*anti01b(wAxis,w01Ba,C01Ba,gammaA)).^2 * cos(2*pi*(AO1a-AO2a)*Taxis(j) - t21Axis(m)*w01Ba)) ;

  symmModNR = 2*exp(-abs(t21Axis(m))/TauDephase).*( ...
   (Ew(wAxis,wLa,sigmaL).*symm00(wAxis,w00s,C00s,gammaA)).^2 .* cos(2*pi*(AO1a-AO2a)*Taxis(j) - t21Axis(m)*w00s) + ...
    (Ew(wAxis,wLa,sigmaL).*symm01a(wAxis,w01As,C01As,gammaA)).^2 .* cos(2*pi*(AO1a-AO2a)*Taxis(j) - t21Axis(m)*w01As) + ...
    (Ew(wAxis,wLa,sigmaL).*symm01b(wAxis,w01Bs,C01Bs,gammaA)).^2 .* cos(2*pi*(AO1a-AO2a)*Taxis(j) - t21Axis(m)*w01Bs) ) ;


   antiModNR = 2*exp(-abs(t21Axis(m))/TauDephase).*( ...
   (Ew(wAxis,wLa,sigmaL).*anti00(wAxis,w00a,C00a,gammaA)).^2 * cos(2*pi*(AO1a-AO2a)*Taxis(j) - t21Axis(m)*w00a) + ...
    (Ew(wAxis,wLa,sigmaL).*anti01a(wAxis,w01Aa,C01Aa,gammaA)).^2 * cos(2*pi*(AO1a-AO2a)*Taxis(j) - t21Axis(m)*w01Aa) + ...
    (Ew(wAxis,wLa,sigmaL).*anti01b(wAxis,w01Ba,C01Ba,gammaA)).^2 * cos(2*pi*(AO1a-AO2a)*Taxis(j) - t21Axis(m)*w01Ba)) ;

    symmModAmp(m,j)= sum(symmMod);
    antiModAmp(m,j)= sum(antiMod);

    symmBkgdAmp(m,j)= sum(symmBkgd);
    antiBkgdAmp(m,j)= sum(antiBkgd);

    symmTotAmp(m,j)= (sum(symmMod)+sum(symmBkgd));
    antiTotAmp(m,j)=(sum(antiMod)+sum(antiBkgd));
    
    
    symmModAmpNR(m,j)= sum(symmModNR); 
    antiModAmpNR(m,j)= sum(antiModNR);

    symmBkgdAmpNR(m,j)= sum(symmBkgdNR);
    antiBkgdAmpNR(m,j)= sum(antiBkgdNR);

    symmTotAmpNR(m,j)= (sum(symmModNR) + sum(symmBkgdNR)); 
    antiTotAmpNR(m,j)= (sum(antiModNR) + sum(antiBkgdNR)); 
    
    
end

  

end

if showTotalPlots
figure(3)
plot(Taxis,symmModAmp)
title('Symmetric - Modulated terms');
xlabel('AOM clock cycle');
ylabel('Mag (arb)');
% legend('Modulated','Background');

figure(4)
plot(Taxis,antiModAmp)
title('Antisymmetric - Modulated terms');
xlabel('AOM clock cycle');
ylabel('Mag (arb)');
% legend('Modulated','Background');

figure(6)
plot(Taxis,symmBkgdAmp')
title('Symmetric - Background terms');
xlabel('AOM clock cycle');
ylabel('Mag (arb)');
% legend('Modulated','Background');

figure(7)
plot(Taxis,antiBkgdAmp')
title('Antisymmetric - Background terms');
xlabel('AOM clock cycle');
ylabel('Mag (arb)');
% legend('Modulated','Background');
end

if showSubplots
figure(8)
for n=1:numel(t21Axis)
    subplot(DimRow,DimCol,n)
    plot(Taxis,symmTotAmp(n,:),'--')
    hold on
    plot(Taxis,symmModAmp(n,:))
    plot(Taxis,symmBkgdAmp(n,:))
    title(['Symmetric Linear Signal - t21=' num2str(t21Axis(n)*1e15) 'fs']);
    xlabel('AOM clock cycle');
    ylabel('Mag (arb)');
    legend('Total Signal','Modulated','Background');

end

figure(9)
for n=1:numel(t21Axis)
    subplot(DimRow,DimCol,n)
    plot(Taxis,antiTotAmp(n,:),'--')
    hold on
    plot(Taxis,antiModAmp(n,:))
    plot(Taxis,antiBkgdAmp(n,:))
    title(['Antisymmetric Linear Signal - t21=' num2str(t21Axis(n)*1e15) 'fs']);
    xlabel('AOM clock cycle');
    ylabel('Mag (arb)');
    legend('Total Signal','Modulated','Background');

end

figure(10)
for n=1:numel(t21Axis)
    subplot(DimRow,DimCol,n)
    plot(Taxis,(antiModAmp(n,:)+symmModAmp(n,:)),'--')
    hold on
    plot(Taxis,symmModAmp(n,:))
    plot(Taxis,antiModAmp(n,:))
    title(['Modulated Linear Signal - t21=' num2str(t21Axis(n)*1e15) 'fs']);
    xlabel('AOM clock cycle');
    ylabel('Mag (arb)');
    legend('Total Mod Signal','Symm Mod','Anti Mod');

end

figure(11)
for n=1:numel(t21Axis)
    subplot(DimRow,DimCol,n)
    plot(Taxis,(antiModAmp(n,:)+symmModAmp(n,:)+antiBkgdAmp(n,:)+symmBkgdAmp(n,:)),'--')
    hold on
    plot(Taxis,symmModAmp(n,:) + symmBkgdAmp(n,:))
    plot(Taxis,antiModAmp(n,:) + antiBkgdAmp(n,:))
    title(['Total Linear Signal - t21=' num2str(t21Axis(n)*1e15) 'fs']);
    xlabel('AOM clock cycle');
    ylabel('Mag (arb)');
    legend('Total Signal','Symm Mod + Bkgd','Anti Mod + Bkgd');

end

figure(12)
for n=1:numel(t21Axis)
    subplot(DimRow,DimCol,n)
    plot(Taxis,(antiBkgdAmp(n,:)+symmBkgdAmp(n,:)),'--')
    hold on
    plot(Taxis,symmBkgdAmp(n,:))
    plot(Taxis,antiBkgdAmp(n,:))
    title(['Background Linear Signal - t21=' num2str(t21Axis(n)*1e15) 'fs']);
    xlabel('AOM clock cycle');
    ylabel('Mag (arb)');
    legend('Total Background','Symm Bkgd','Anti Bkgd');

end

figure(16)
for n=1:numel(t21Axis)
    subplot(DimRow,DimCol,n)
    plot(Taxis,(antiBkgdAmpNR(n,:)+symmBkgdAmpNR(n,:)),'--')
    hold on
    plot(Taxis,symmBkgdAmpNR(n,:))
    plot(Taxis,antiBkgdAmpNR(n,:))
    title(['No Polz - Background Linear Signal - t21=' num2str(t21Axis(n)*1e15) 'fs']);
    xlabel('AOM clock cycle');
    ylabel('Mag (arb)');
    legend('Total Background','Symm Bkgd','Anti Bkgd');

end

figure(17)
for n=1:numel(t21Axis)
    subplot(DimRow,DimCol,n)
    plot(Taxis,(antiModAmpNR(n,:)+symmModAmpNR(n,:)+antiBkgdAmpNR(n,:)+symmBkgdAmpNR(n,:)),'--')
    hold on
    plot(Taxis,symmModAmpNR(n,:) + symmBkgdAmpNR(n,:))
    plot(Taxis,antiModAmpNR(n,:) + antiBkgdAmpNR(n,:))
    title(['No Polz - Total Linear Signal - t21=' num2str(t21Axis(n)*1e15) 'fs']);
    xlabel('AOM clock cycle');
    ylabel('Mag (arb)');
    legend('Total Signal','Symm Mod + Bkgd','Anti Mod + Bkgd');
end

figure(18)
for n=1:numel(t21Axis)
    subplot(DimRow,DimCol,n)
    plot(Taxis,(antiModAmpNR(n,:)+symmModAmpNR(n,:)),'--')
    hold on
    plot(Taxis,symmModAmpNR(n,:))
    plot(Taxis,antiModAmpNR(n,:))
    title(['Modulated Linear Signal - t21=' num2str(t21Axis(n)*1e15) 'fs']);
    xlabel('AOM clock cycle');
    ylabel('Mag (arb)');
    legend('Total Mod Signal','Symm Mod','Anti Mod');
end


end

if showTotalPlots
    
%     plots for the rotating case
figure(13)
plot(t21Axis*1e15,symmInfXquad,t21Axis*1e15,antiInfXquad,t21Axis*1e15,symmInfYquad,t21Axis*1e15,antiInfYquad)
title('Symm and Anti X and Y Quadratures - interference terms'); 
xlabel('t21 (fs)');
ylabel('Demodulation Mag (arb)'); 
legend('Symm Inf Xquad','Anti Inf Xquad','Symm Inf Yquad','Anti Inf Yquad'); 

figure(14)
plot(t21Axis*1e15,(symmBkgdXquad),t21Axis*1e15,(antiBkgdXquad),...
    t21Axis*1e15,(symmBkgdYquad),t21Axis*1e15,(antiBkgdYquad))
title('Symm and Anti X and Y Quadratures - background terms'); 
xlabel('t21 (fs)');
ylabel('Demodulation Mag (arb)'); 
legend('Symm Bkgd Xquad','Anti Bkgd Xquad','Symm Bkgd Yquad','Anti Bkgd Yquad'); 

figure(15)
plot(t21Axis*1e15,(symmInfXquad+symmBkgdXquad+antiInfXquad+antiBkgdXquad),...
    t21Axis*1e15,(symmInfYquad+symmBkgdYquad+antiInfYquad+antiBkgdYquad))
title('Total X and Y Quadratures - All terms - Symm and Anti'); 
xlabel('t21 (fs)');
ylabel('Demodulation Mag (arb)'); 
legend('Total Xquad','Total Yquad'); 

figure(16)
plot(t21Axis*1e15,(symmInfXquad+symmBkgdXquad),t21Axis*1e15,(antiInfXquad+antiBkgdXquad),...
    t21Axis*1e15,(symmInfYquad+symmBkgdYquad),t21Axis*1e15, (antiInfYquad+antiBkgdYquad))
title('X and Y Quadratures - All terms - Symm and Anti'); 
xlabel('t21 (fs)');
ylabel('Demodulation Mag (arb)'); 
legend('Symm Xquad','Anti Xquad','Symm Yquad','Anti Yquad');



% plots for the NON rotating case
figure(19)
plot(t21Axis*1e15,symmInfXquadNR,t21Axis*1e15,antiInfXquadNR,t21Axis*1e15,symmInfYquadNR,t21Axis*1e15,antiInfYquadNR)
title('No Polz - Symm and Anti X and Y Quadratures - interference terms only'); 
xlabel('t21 (fs)');
ylabel('Demodulation Mag (arb)'); 
legend('Symm Inf Xquad','Anti Inf Xquad','Symm Inf Yquad','Anti Inf Yquad'); 

figure(20)
plot(t21Axis*1e15,(symmBkgdXquadNR),t21Axis*1e15,(antiBkgdXquadNR),...
    t21Axis*1e15,(symmBkgdYquadNR),t21Axis*1e15,(antiBkgdYquadNR))
title('No Polz - Symm and Anti X and Y Quadratures - interference plus background terms'); 
xlabel('t21 (fs)');
ylabel('Demodulation Mag (arb)'); 
legend('Symm Bkgd Xquad','Anti Bkgd Xquad','Symm Bkgd Yquad','Anti Bkgd Yquad'); 

% going to not include the bkgd terms, since they shouldnt contribute in
% the non-rotating case 
figure(21)
plot(t21Axis*1e15,(symmInfXquadNR+antiInfXquadNR),...
    t21Axis*1e15,(symmInfYquadNR+antiInfYquadNR))
title('No Polz - Total X and Y Quadratures - All terms - Symm and Anti'); 
xlabel('t21 (fs)');
ylabel('Demodulation Mag (arb)'); 
legend('Total Xquad','Total Yquad'); 

end
%%
% configure the data for FFT to frequency domain 
time=t21Axis((t21Axis>=0));
totalSig= ((symmInfXquad+symmBkgdXquad+antiInfXquad+antiBkgdXquad)-1i*(symmInfYquad+symmBkgdYquad+antiInfYquad+antiBkgdYquad));
% totalSigNR= ((symmInfXquadNR+symmBkgdXquadNR+antiInfXquadNR+antiBkgdXquadNR)-1i*(symmInfYquadNR+symmBkgdYquadNR+antiInfYquadNR+antiBkgdYquadNR));
totalSigNR= ((symmInfXquadNR+antiInfXquadNR)-1i*(symmInfYquadNR+antiInfYquadNR));
symmSigNR= ((symmInfXquadNR)-1i*(symmInfYquadNR));
symmSigNRAlt= ((symmInfXquadNRAlt)-1i*(symmInfYquadNRAlt));
antiSigNR= ((antiInfXquadNR)-1i*(antiInfYquadNR));

% time(1)=0;
% isolate the portion fo the signal from 0 time onward
totalSig2=totalSig; 

symmSig=((symmInfXquad+symmBkgdXquad)-1i*(symmInfYquad+symmBkgdYquad));
%antiSig=((antiInfXquad+antiBkgdXquad)-1i*(antiInfYquad+antiBkgdYquad));

totalSig=totalSig(length(time):end); 
totalSigNR=totalSigNR(length(time):end); 
symmSigNR=symmSigNR(length(time):end);
antiSigNR=antiSigNR(length(time):end);
symmSig=symmSig(length(time):end); 
symmSigNRAlt=symmSigNRAlt(length(time):end);

NFFT = 2^(nextpow2(length(time))+2) ;
NFFT2= 2^(nextpow2(length(t21Axis))+2) ;

window2= delayedGaussian(t21Axis, 50e-15, 100e-15).*fliplr(delayedGaussian(t21Axis, 50e-15, 100e-15));
window = delayedGaussian(time, 90e-15, 100e-15);

figure(22)
plot(time,window,time,window.*(real(totalSig)./(max(real(totalSig)) )) );

figure(24)
plot(t21Axis,window2,t21Axis,window2.*(real(totalSig2)./(max(real(totalSig2)) )) );

totalSig2=totalSig2.*window2; 
% phase and window the signals
% totalSig=totalSig.*(exp(-1i*angle(totalSig(1))));
totalSigW= window.*totalSig;
totalSigW(1) = 0.5*totalSigW(1); % weird but necessary, some NMR reference somewhere.

symmSigNRAltw=symmSigNRAlt.*window;

symmSigNRw=symmSigNR.*window;
antiSigNRw=antiSigNR.*window;
symmSigNRw(1)=0.5*symmSigNRw(1); 
antiSigNRw(1)=0.5*antiSigNRw(1); 

% totalSigNR=totalSigNR.*(exp(-1i*angle(totalSigNR(1))));
totalSigWNR= window.*totalSigNR;
totalSigWNR(1) = 0.5*totalSigWNR(1); % weird but necessary, some NMR reference somewhere.

symmSigW=window.*symmSig; 

Ts=abs(time(3)-time(2)); 
Fs=1/Ts;
falt = Fs*(0:(NFFT/2))/NFFT;

f = ceil((-NFFT/2:NFFT/2-1))/(Ts*NFFT); % freq axis in Hz
f2 = ceil((-NFFT2/2:NFFT2/2-1))/(Ts*NFFT2); % freq axis in Hz
% f = ceil((-NFFT/2:NFFT/2-1))/(Ts*NFFT); % freq axis in Hz
Faxis = Fs/2*linspace(-1,1,NFFT);
% f=Faxis;  
% f = f/c0*1e7; % optional conversion into wavenumbers.
% SFuns = fft(totalSigW, NFFT);
SF2 =(fftshift((fft(totalSig2, NFFT2,2)))); % Signal in the frequency domain, FFT shift applied 

SFsymm =(fftshift((fft(symmSigW, NFFT,2)))); % Signal in the frequency domain, FFT shift applied 

SF =(fftshift((fft(totalSigW, NFFT,2)))); % Signal in the frequency domain, FFT shift applied 
% SF = (fft(totalSigW, NFFT)); % Signal in the frequency domain, FFT shift applied 

SFNR = (fftshift(fft(totalSigWNR, NFFT,2))); % Signal in the frequency domain, FFT shift applied 
SFNRsymm = (fftshift(fft(symmSigNRw, NFFT,2))); % Signal in the frequency domain, FFT shift applied 
SFNRsymmAlt = (fftshift(fft(symmSigNRAltw, NFFT,2))); % Signal in the frequency domain, FFT shift applied 
SFNRanti = (fftshift(fft(antiSigNRw, NFFT,2))); % Signal in the frequency domain, FFT shift applied 

figure(23)
plot(f+(wR-(wR-wLa)), real(SF), f+(wR-(wR-wLa)), imag(SF), f+(wR-(wR-wLa)), abs(SF));
hold on
plot(f+(wR-(wR-wLa)), real(SFNR),'--', f+(wR-(wR-wLa)) ,imag(SFNR),'--', f+(wR-(wR-wLa)), abs(SFNR),'--');
% plot(f+(wR-(wR-wLa)), real(SFsymm),'--', f+(wR-(wR-wLa)) ,imag(SFsymm),'--', f+(wR-(wR-wLa)), abs(SFsymm),'--');
xlim([510e12 620e12]);
title('Linear Spectra - Polz and No Polz');
xlabel('Frequency (Hz)');
ylabel('Mag (arb)'); 
legend('Real Polz','Imag Polz','Abs Polz','Real No Polz','Imag No Polz','Abs No Polz'); 
hold off

figure(26)
plot(f+(wR-(wR-wLa)), real(SFNRsymm), f+(wR-(wR-wLa)), imag(SFNRsymm), f+(wR-(wR-wLa)), abs(SFNRsymm));
hold on
plot(f+(wR-(wR-wLa)), real(SFNRanti), f+(wR-(wR-wLa)) ,imag(SFNRanti), f+(wR-(wR-wLa)), abs(SFNRanti));
plot(f+(wR-(wR-wLa)), real(SFNR),'--', f+(wR-(wR-wLa)) ,imag(SFNR),'--', f+(wR-(wR-wLa)), abs(SFNR),'--');
xlim([510e12 620e12]);
title('Linear Spectra - No Polz');
xlabel('Frequency (Hz)');
ylabel('Mag (arb)'); 
legend('Real Symm','Imag Symm','Abs Symm','Real Anti','Imag Anti','Abs Anti','Real Total','Imag Total','Abs Total'); 
hold off

% figure(28)
% % plot(f+(wR-(wR-wLa)), real(SFNRsymmAlt), f+(wR-(wR-wLa)), imag(SFNRsymmAlt), f+(wR-(wR-wLa)), abs(SFNRsymmAlt));
% hold on
% plot(f+(wR-(wR-wLa)), abs(SFNRsymmAlt./(max(SFNRsymmAlt))),f+(wR-(wR-wLa)), abs(SFNRsymm./(max(SFNRsymm))));
% xlim([510e12 620e12]);
% title('Linear Spectra - No Polz - Sum not integral');
% xlabel('Frequency (Hz)');
% ylabel('Mag (arb)'); 
% legend('Real Symm','Imag Symm','Abs Symm'); 
% hold off

figure(27)
plot(Faxis+(wR-(wR-wLa)), real(SFNRsymm), Faxis+(wR-(wR-wLa)), imag(SFNRsymm), Faxis+(wR-(wR-wLa)), abs(SFNRsymm));
hold on
plot(Faxis+(wR-(wR-wLa)), real(SFNRanti), Faxis+(wR-(wR-wLa)) ,imag(SFNRanti), Faxis+(wR-(wR-wLa)), abs(SFNRanti));
plot(Faxis+(wR-(wR-wLa)), real(SFNR),'--', Faxis+(wR-(wR-wLa)) ,imag(SFNR),'--', Faxis+(wR-(wR-wLa)), abs(SFNR),'--');
xlim([510e12 620e12]);
title('Linear Spectra - No Polz');
xlabel('Frequency (Hz)');
ylabel('Mag (arb)'); 
legend('Real Symm','Imag Symm','Abs Symm','Real Anti','Imag Anti','Abs Anti','Real Total','Imag Total','Abs Total'); 
hold off

figure(25)
plot(f2+(wR), real(SF2), f2+(wR) ,imag(SF2), f2+(wR), abs(SF2));
xlim([540e12 620e12]);
title('Linear Spectra - Polz - all time');
xlabel('Frequency (Hz)');
ylabel('Mag (arb)'); 
legend('Real Polz','Imag Polz','Abs Polz'); 
hold off



% % % % COLLECTION OF FUNCTIONS USED BEFORE WITH 3A AND 4A OF TAMIMI 2020 - FOR
% % % % SOME REASON THEY NEVER FUNCTIONED THE SAME OF THE 3B 4B VERSIONS WHICH DO
% % % % YIELD THE PROPER DOWN SAMPLING 
% % 
% % symmModX = @(w,tAOM) 2.*exp(-abs(t21Axis(m))/TauDephase).*cos(2*pi*(AO1a-AO2a)*tAOM - wR*t21Axis(m)).*exp(-tAOM/intTime).*(2/intTime).*( ...
% %     (cos(((2*pi*(AO1a-AO2a)*tAOM)/2) - pi/4).*Ew(w,wLa,sigmaL).*symm00(w,w00s,C00s,gammaA)).^2 .* cos(2*pi*(AO1a-AO2a)*tAOM - t21Axis(m)*w00s) + ...
% %     (cos(((2*pi*(AO1a-AO2a)*tAOM)/2) - pi/4).*Ew(w,wLa,sigmaL).*symm01a(w,w01As,C01As,gammaA)).^2 .* cos(2*pi*(AO1a-AO2a)*tAOM - t21Axis(m)*w01As) + ...
% %     (cos(((2*pi*(AO1a-AO2a)*tAOM)/2) - pi/4).*Ew(w,wLa,sigmaL).*symm01b(w,w01Bs,C01Bs,gammaA)).^2 .* cos(2*pi*(AO1a-AO2a)*tAOM - t21Axis(m)*w01Bs) ) ;
% % 
% % 
% % antiModX = @(w,tAOM) 2.*exp(-abs(t21Axis(m))/TauDephase).*cos(2*pi*(AO1a-AO2a)*tAOM - wR*t21Axis(m)).*exp(-tAOM/intTime).*(2/intTime).*( ...
% %     (-sin(((2*pi*(AO1a-AO2a)*tAOM)/2) - pi/4).*Ew(w,wLa,sigmaL).*anti00(w,w00a,C00a,gammaA)).^2 .* cos(2*pi*(AO1a-AO2a)*tAOM - t21Axis(m)*w00a) + ...
% %     (-sin(((2*pi*(AO1a-AO2a)*tAOM)/2) - pi/4).*Ew(w,wLa,sigmaL).*anti01a(w,w01Aa,C01Aa,gammaA)).^2 .* cos(2*pi*(AO1a-AO2a)*tAOM - t21Axis(m)*w01Aa) + ...
% %     (-sin(((2*pi*(AO1a-AO2a)*tAOM)/2) - pi/4).*Ew(w,wLa,sigmaL).*anti01b(w,w01Ba,C01Ba,gammaA)).^2 .* cos(2*pi*(AO1a-AO2a)*tAOM - t21Axis(m)*w01Ba) ) ;
% % 
% % symmModY = @(w,tAOM) -2.*exp(-abs(t21Axis(m))/TauDephase).*sin(2*pi*(AO1a-AO2a)*tAOM - wR*t21Axis(m)).*exp(-tAOM/intTime).*(2/intTime).*( ...
% %     (cos(((2*pi*(AO1a-AO2a)*tAOM)/2) - pi/4).*Ew(w,wLa,sigmaL).*symm00(w,w00s,C00s,gammaA)).^2 .* cos(2*pi*(AO1a-AO2a)*tAOM - t21Axis(m)*w00s) + ...
% %     (cos(((2*pi*(AO1a-AO2a)*tAOM)/2) - pi/4).*Ew(w,wLa,sigmaL).*symm01a(w,w01As,C01As,gammaA)).^2 .* cos(2*pi*(AO1a-AO2a)*tAOM - t21Axis(m)*w01As) + ...
% %     (cos(((2*pi*(AO1a-AO2a)*tAOM)/2) - pi/4).*Ew(w,wLa,sigmaL).*symm01b(w,w01Bs,C01Bs,gammaA)).^2 .* cos(2*pi*(AO1a-AO2a)*tAOM - t21Axis(m)*w01Bs) ) ;
% % 
% % antiModY = @(w,tAOM) -2.*exp(-abs(t21Axis(m))/TauDephase).*sin(2*pi*(AO1a-AO2a)*tAOM - wR*t21Axis(m)).*exp(-tAOM/intTime).*(2/intTime).*( ...
% %     (-sin(((2*pi*(AO1a-AO2a)*tAOM)/2) - pi/4).*Ew(w,wLa,sigmaL).*anti00(w,w00a,C00a,gammaA)).^2 .* cos(2*pi*(AO1a-AO2a)*tAOM - t21Axis(m)*w00a) + ...
% %     (-sin(((2*pi*(AO1a-AO2a)*tAOM)/2) - pi/4).*Ew(w,wLa,sigmaL).*anti01a(w,w01Aa,C01Aa,gammaA)).^2 .* cos(2*pi*(AO1a-AO2a)*tAOM - t21Axis(m)*w01Aa) + ...
% %     (-sin(((2*pi*(AO1a-AO2a)*tAOM)/2) - pi/4).*Ew(w,wLa,sigmaL).*anti01b(w,w01Ba,C01Ba,gammaA)).^2 .* cos(2*pi*(AO1a-AO2a)*tAOM - t21Axis(m)*w01Ba) ) ;
% % 
% % %     interference terms WITHOUT polz rotation 
% % symmModXNR = @(w,tAOM) 2.*exp(-abs(t21Axis(m))/TauDephase).*cos(2*pi*(AO1a-AO2a)*tAOM - wR*t21Axis(m)).*exp(-tAOM/intTime).*(2/intTime).*( ...
% %     (Ew(w,wLa,sigmaL).*symm00(w,w00s,C00s,gammaA)).^2 .* cos(2*pi*(AO1a-AO2a)*tAOM - t21Axis(m)*w00s) + ...
% %     (Ew(w,wLa,sigmaL).*symm01a(w,w01As,C01As,gammaA)).^2 .* cos(2*pi*(AO1a-AO2a)*tAOM - t21Axis(m)*w01As) + ...
% %     (Ew(w,wLa,sigmaL).*symm01b(w,w01Bs,C01Bs,gammaA)).^2 .* cos(2*pi*(AO1a-AO2a)*tAOM - t21Axis(m)*w01Bs) ) ;
% % 
% % antiModXNR = @(w,tAOM) 2.*exp(-abs(t21Axis(m))/TauDephase).*cos(2*pi*(AO1a-AO2a)*tAOM - wR*t21Axis(m)).*exp(-tAOM/intTime).*(2/intTime).*( ...
% %     (Ew(w,wLa,sigmaL).*anti00(w,w00a,C00a,gammaA)).^2 .* cos(2*pi*(AO1a-AO2a)*tAOM - t21Axis(m)*w00a) + ...
% %     (Ew(w,wLa,sigmaL).*anti01a(w,w01Aa,C01Aa,gammaA)).^2 .* cos(2*pi*(AO1a-AO2a)*tAOM - t21Axis(m)*w01Aa) + ...
% %     (Ew(w,wLa,sigmaL).*anti01b(w,w01Ba,C01Ba,gammaA)).^2 .* cos(2*pi*(AO1a-AO2a)*tAOM - t21Axis(m)*w01Ba) ) ;
% % 
% % symmModYNR = @(w,tAOM) -2.*exp(-abs(t21Axis(m))/TauDephase).*sin(2*pi*(AO1a-AO2a)*tAOM - wR*t21Axis(m)).*exp(-tAOM/intTime).*(2/intTime).*( ...
% %     (Ew(w,wLa,sigmaL).*symm00(w,w00s,C00s,gammaA)).^2 .* cos(2*pi*(AO1a-AO2a)*tAOM - t21Axis(m)*w00s) + ...
% %     (Ew(w,wLa,sigmaL).*symm01a(w,w01As,C01As,gammaA)).^2 .* cos(2*pi*(AO1a-AO2a)*tAOM - t21Axis(m)*w01As) + ...
% %     (Ew(w,wLa,sigmaL).*symm01b(w,w01Bs,C01Bs,gammaA)).^2 .* cos(2*pi*(AO1a-AO2a)*tAOM - t21Axis(m)*w01Bs) ) ;
% % 
% % antiModYNR = @(w,tAOM) -2.*exp(-abs(t21Axis(m))/TauDephase).*sin(2*pi*(AO1a-AO2a)*tAOM - wR*t21Axis(m)).*exp(-tAOM/intTime).*(2/intTime).*( ...
% %     (Ew(w,wLa,sigmaL).*anti00(w,w00a,C00a,gammaA)).^2 .* cos(2*pi*(AO1a-AO2a)*tAOM - t21Axis(m)*w00a) + ...
% %     (Ew(w,wLa,sigmaL).*anti01a(w,w01Aa,C01Aa,gammaA)).^2 .* cos(2*pi*(AO1a-AO2a)*tAOM - t21Axis(m)*w01Aa) + ...
% %     (Ew(w,wLa,sigmaL).*anti01b(w,w01Ba,C01Ba,gammaA)).^2 .* cos(2*pi*(AO1a-AO2a)*tAOM - t21Axis(m)*w01Ba) ) ;
% % 
% % 
% % %     background terms
% % symmBkgdDemodX = @(w,tAOM) 2.*cos(2*pi*(AO1a-AO2a)*tAOM - wR*t21Axis(m)).*exp(-tAOM/intTime).*(2/intTime).* ...
% %             ((cos(((2*pi*(AO1a-AO2a)*tAOM)/2) - pi/4).*Ew(w,wLa,sigmaL).*symm00(w,w00s,C00s,gammaA)).^2 ...
% %             + (cos(((2*pi*(AO1a-AO2a)*tAOM)/2) - pi/4).*Ew(w,wLa,sigmaL).*symm01a(w,w01As,C01As,gammaA)).^2 ...
% %             + (cos(((2*pi*(AO1a-AO2a)*tAOM)/2) - pi/4).*Ew(w,wLa,sigmaL).*symm01b(w,w01Bs,C01Bs,gammaA)).^2) ;
% %         
% % antiBkgdDemodX =  @(w,tAOM) 2.*cos(2*pi*(AO1a-AO2a)*tAOM - wR*t21Axis(m)).*exp(-tAOM/intTime).*(2/intTime).* ...
% %              ((-sin(((2*pi*(AO1a-AO2a)*tAOM)/2) - pi/4).*Ew(w,wLa,sigmaL).*anti00(w,w00a,C00a,gammaA)).^2 ...
% %             + (-sin(((2*pi*(AO1a-AO2a)*tAOM)/2) - pi/4).*Ew(w,wLa,sigmaL).*anti01a(w,w01Aa,C01Aa,gammaA)).^2 ...
% %             + (-sin(((2*pi*(AO1a-AO2a)*tAOM)/2) - pi/4).*Ew(w,wLa,sigmaL).*anti01b(w,w01Ba,C01Ba,gammaA)).^2) ;
% %         
% % symmBkgdDemodY = @(w,tAOM) -2.*sin(2*pi*(AO1a-AO2a)*tAOM - wR*t21Axis(m)).*exp(-tAOM/intTime).*(2/intTime).* ...
% %             ((cos(((2*pi*(AO1a-AO2a)*tAOM)/2) - pi/4).*Ew(w,wLa,sigmaL).*symm00(w,w00s,C00s,gammaA)).^2 ...
% %             + (cos(((2*pi*(AO1a-AO2a)*tAOM)/2) - pi/4).*Ew(w,wLa,sigmaL).*symm01a(w,w01As,C01As,gammaA)).^2 ...
% %             + (cos(((2*pi*(AO1a-AO2a)*tAOM)/2) - pi/4).*Ew(w,wLa,sigmaL).*symm01b(w,w01Bs,C01Bs,gammaA)).^2) ;
% %         
% % antiBkgdDemodY =  @(w,tAOM) -2.*sin(2*pi*(AO1a-AO2a)*tAOM - wR*t21Axis(m)).*exp(-tAOM/intTime).*(2/intTime).* ...
% %              ((-sin(((2*pi*(AO1a-AO2a)*tAOM)/2) - pi/4).*Ew(w,wLa,sigmaL).*anti00(w,w00a,C00a,gammaA)).^2 ...
% %             + (-sin(((2*pi*(AO1a-AO2a)*tAOM)/2) - pi/4).*Ew(w,wLa,sigmaL).*anti01a(w,w01Aa,C01Aa,gammaA)).^2 ...
% %             + (-sin(((2*pi*(AO1a-AO2a)*tAOM)/2) - pi/4).*Ew(w,wLa,sigmaL).*anti01b(w,w01Ba,C01Ba,gammaA)).^2) ;
% %         
% %         %     background terms WITHOUT  polz rotation
% % symmBkgdDemodXNR = @(w,tAOM) 2.*cos(2*pi*(AO1a-AO2a)*tAOM - wR*t21Axis(m)).*exp(-tAOM/intTime).*(2/intTime).* ...
% %             ((Ew(w,wLa,sigmaL).*symm00(w,w00s,C00s,gammaA)).^2 ...
% %             + (Ew(w,wLa,sigmaL).*symm01a(w,w01As,C01As,gammaA)).^2 ...
% %             + (Ew(w,wLa,sigmaL).*symm01b(w,w01Bs,C01Bs,gammaA)).^2) ;
% %         
% % antiBkgdDemodXNR =  @(w,tAOM) 2.*cos(2*pi*(AO1a-AO2a)*tAOM - wR*t21Axis(m)).*exp(-tAOM/intTime).*(2/intTime).* ...
% %              ((Ew(w,wLa,sigmaL).*anti00(w,w00a,C00a,gammaA)).^2 ...
% %             + (Ew(w,wLa,sigmaL).*anti01a(w,w01Aa,C01Aa,gammaA)).^2 ...
% %             + (Ew(w,wLa,sigmaL).*anti01b(w,w01Ba,C01Ba,gammaA)).^2) ;
% %         
% % symmBkgdDemodYNR = @(w,tAOM) -2.*sin(2*pi*(AO1a-AO2a)*tAOM - wR*t21Axis(m)).*exp(-tAOM/intTime).*(2/intTime).* ...
% %             ((Ew(w,wLa,sigmaL).*symm00(w,w00s,C00s,gammaA)).^2 ...
% %             + (Ew(w,wLa,sigmaL).*symm01a(w,w01As,C01As,gammaA)).^2 ...
% %             + (Ew(w,wLa,sigmaL).*symm01b(w,w01Bs,C01Bs,gammaA)).^2) ;
% %         
% % antiBkgdDemodYNR =  @(w,tAOM) -2.*sin(2*pi*(AO1a-AO2a)*tAOM - wR*t21Axis(m)).*exp(-tAOM/intTime).*(2/intTime).* ...
% %              ((Ew(w,wLa,sigmaL).*anti00(w,w00a,C00a,gammaA)).^2 ...
% %             + (Ew(w,wLa,sigmaL).*anti01a(w,w01Aa,C01Aa,gammaA)).^2 ...
% %             + (Ew(w,wLa,sigmaL).*anti01b(w,w01Ba,C01Ba,gammaA)).^2) ;
% %         


% symmModX = @(w,tAOM) 2.*exp(-abs(t21Axis(m))/TauDephase).*cos(2*pi*(AO1a-AO2a)*tAOM - wR*t21Axis(m)).*exp(-tAOM/intTime).*(2/intTime).* ...
%     (cos(((2*pi*(AO1a-AO2a)*tAOM)/2) - pi/4).*Ew(w,(wLa),sigmaL).* ...
%    (symm00(w,w00s,C00s,gammaA).*cos(2*pi*(AO1a-AO2a)*tAOM - t21Axis(m)*(w00s)) + ...
%     symm01a(w,w01As,C01As,gammaA).*cos(2*pi*(AO1a-AO2a)*tAOM - t21Axis(m)*(w01As)) + ...
%     symm01b(w,w01Bs,C01Bs,gammaA).*cos(2*pi*(AO1a-AO2a)*tAOM - t21Axis(m)*(w01Bs)))).^2 ;
% 
% antiModX = @(w,tAOM) 2.*exp(-abs(t21Axis(m))/TauDephase).*cos(2*pi*(AO1a-AO2a)*tAOM - wR*t21Axis(m)).*exp(-tAOM/intTime).*(2/intTime).* ...
%     (-sin(((2*pi*(AO1a-AO2a)*tAOM)/2) - pi/4).*Ew(w,wLa,sigmaL).* ...
%     (anti00(w,w00a,C00a,gammaA).*cos(2*pi*(AO1a-AO2a)*tAOM - t21Axis(m)*w00a) + ...
%     anti01a(w,w01Aa,C01Aa,gammaA).*cos(2*pi*(AO1a-AO2a)*tAOM - t21Axis(m)*w01Aa) + ...
%     anti01b(w,w01Ba,C01Ba,gammaA).*cos(2*pi*(AO1a-AO2a)*tAOM - t21Axis(m)*w01Ba))).^2 ;
% 
% % same but for the Yquad (note the minus out front to handle this case)
% symmModY = @(w,tAOM) -2.*exp(-abs(t21Axis(m))/TauDephase).*sin(2*pi*(AO1a-AO2a)*tAOM - wR*t21Axis(m)).*exp(-tAOM/intTime).*(2/intTime).* ...
%     (cos(((2*pi*(AO1a-AO2a)*tAOM)/2) - pi/4).*Ew(w,wLa,sigmaL).* ...
%    (symm00(w,w00s,C00s,gammaA).*cos(2*pi*(AO1a-AO2a)*tAOM - t21Axis(m)*w00s) + ...
%     symm01a(w,w01As,C01As,gammaA).*cos(2*pi*(AO1a-AO2a)*tAOM - t21Axis(m)*w01As) + ...
%     symm01b(w,w01Bs,C01Bs,gammaA).*cos(2*pi*(AO1a-AO2a)*tAOM - t21Axis(m)*w01Bs))).^2 ;
% 
% antiModY = @(w,tAOM) -2.*exp(-abs(t21Axis(m))/TauDephase).*sin(2*pi*(AO1a-AO2a)*tAOM - wR*t21Axis(m)).*exp(-tAOM/intTime).*(2/intTime).* ...
%     (-sin(((2*pi*(AO1a-AO2a)*tAOM)/2) - pi/4).*Ew(w,wLa,sigmaL).* ...
%     (anti00(w,w00a,C00a,gammaA).*cos(2*pi*(AO1a-AO2a)*tAOM - t21Axis(m)*w00a) + ...
%     anti01a(w,w01Aa,C01Aa,gammaA).*cos(2*pi*(AO1a-AO2a)*tAOM - t21Axis(m)*w01Aa) + ...
%     anti01b(w,w01Ba,C01Ba,gammaA).*cos(2*pi*(AO1a-AO2a)*tAOM - t21Axis(m)*w01Ba))).^2 ;
